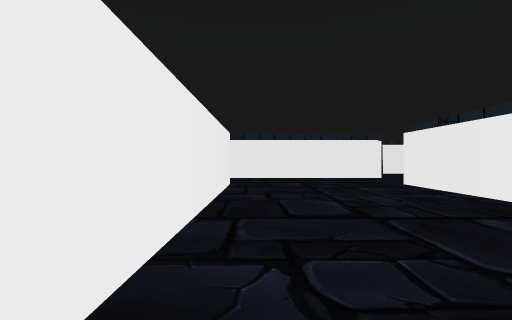
view 1 (above)

24 first-person views from a walk through a 3-D level made in the Unity game engine. The camera is 1.2 m above the floor, looks level and sees 90° across. The floor is counted in squares, 2 m on a side. Each view is taken from the middle of a square. On the plan, view 1 faces up. The plan holds only what a view shows up to about 9 squares ahead; the rest is blank. The place goes on beyond the plan. The player is left out.

view 2
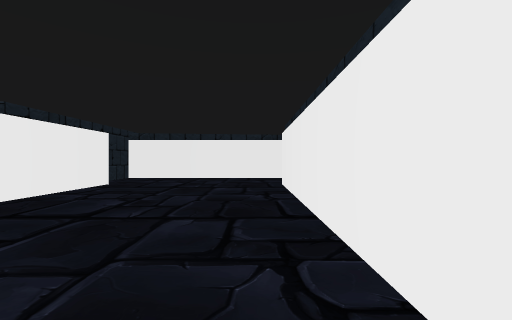

view 3
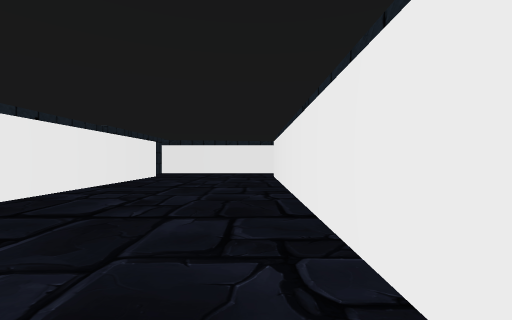

view 4
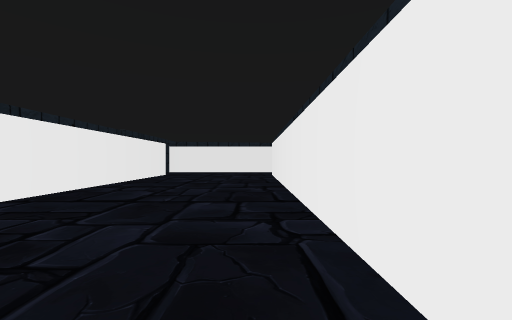

view 5
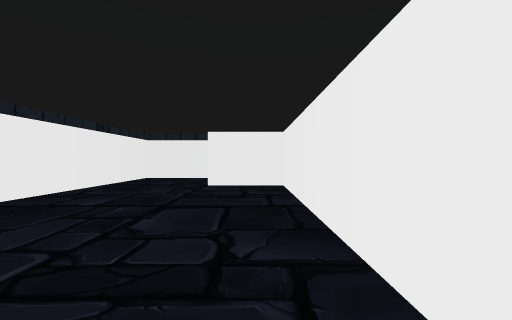

view 6
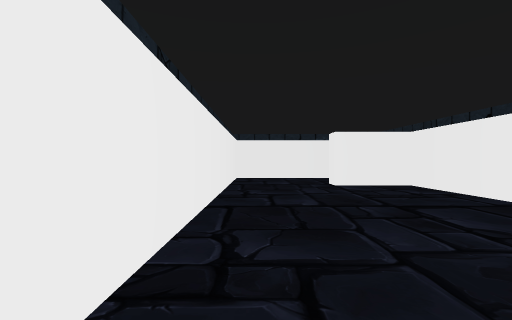

view 7
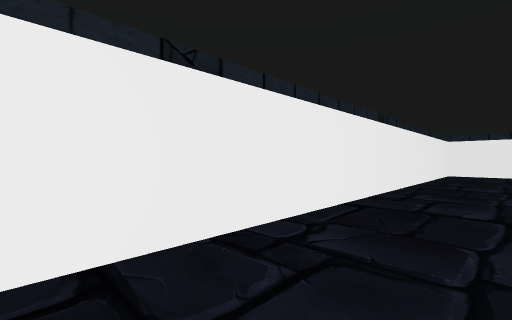

view 8
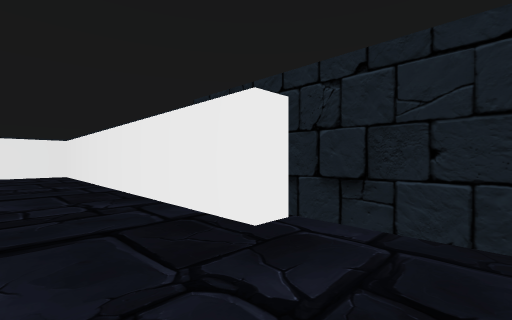

view 9
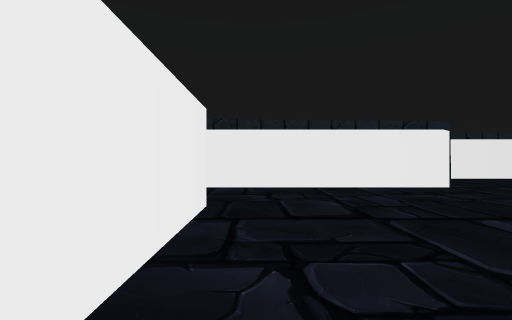

view 10
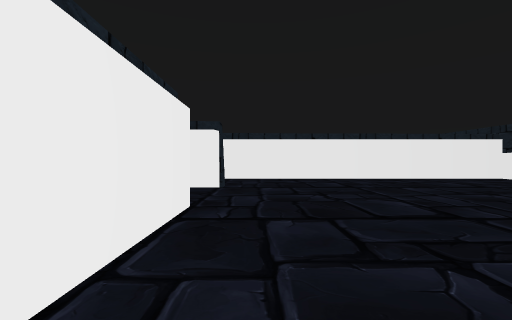

view 11
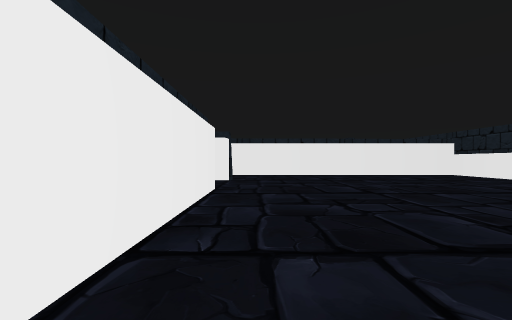

view 12
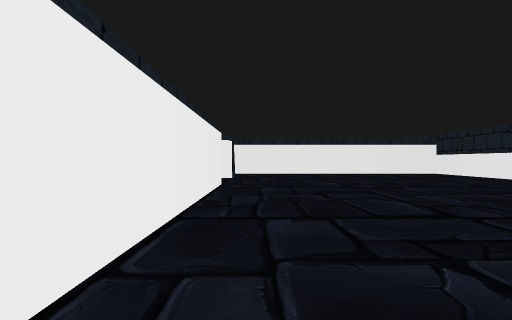

view 13
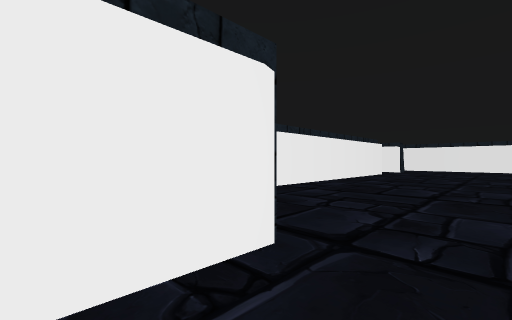

view 14
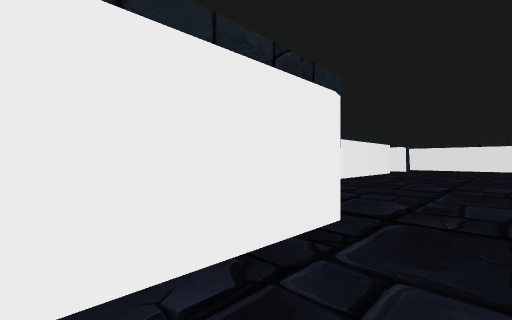

view 15
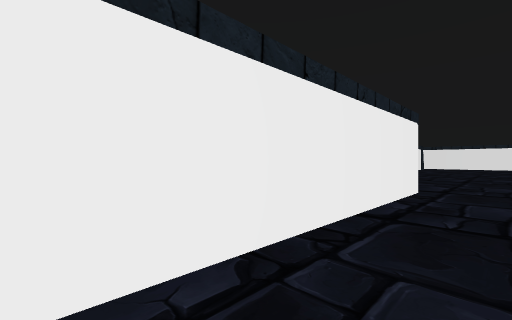

view 16
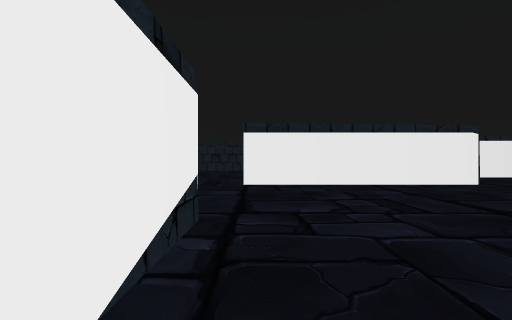

view 17
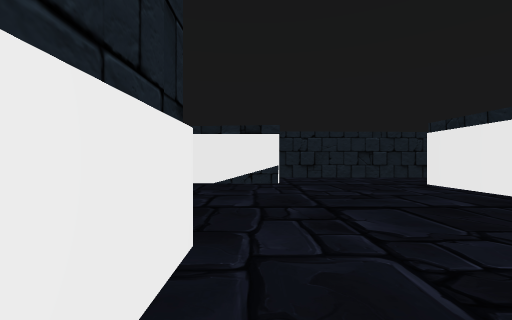

view 18
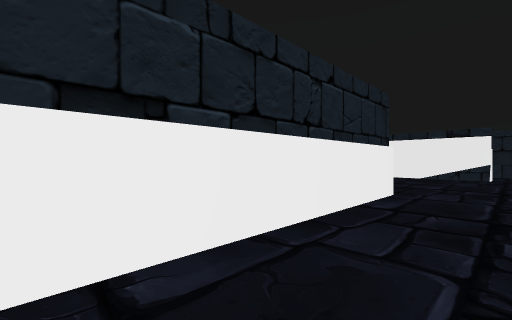

view 19
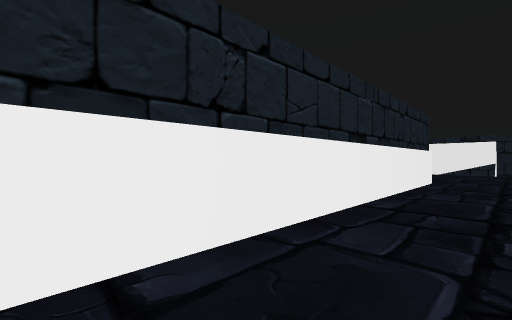

view 20
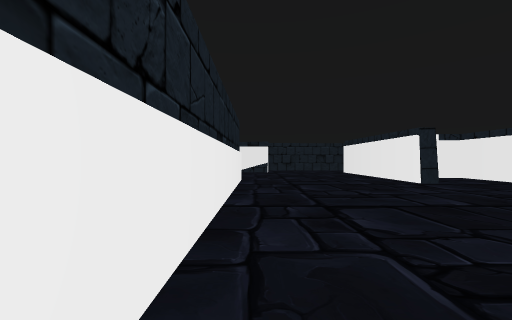

view 21
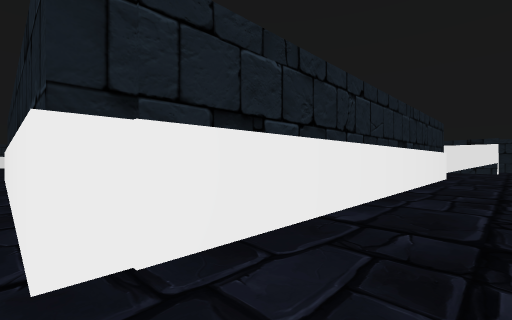

view 22
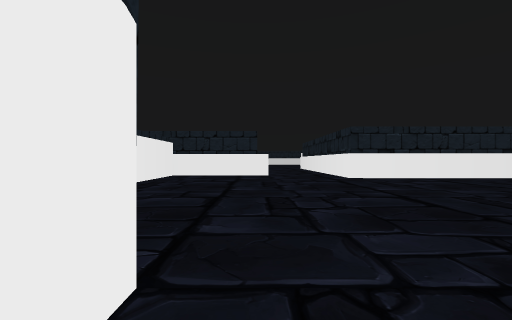

view 23
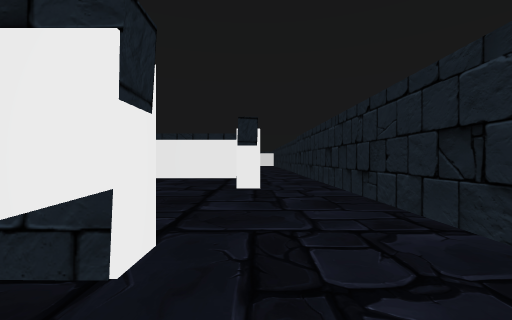

view 24
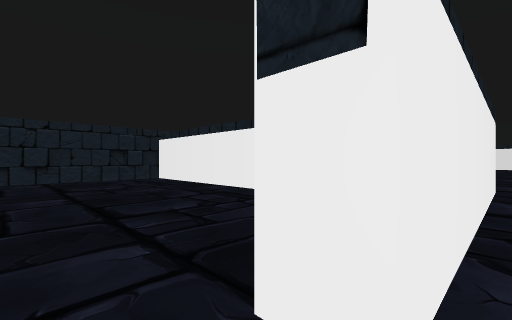

### Floor plan
Ten units are one square. View 1 is at (0, 0); x grows to the right and y downward. Boxes are objects, and circles mark ways between rooms. Rooms are numbered by the first view taken in them; rooms with no view inside come last. Other rooms are left out.
<svg viewBox="-18 -117 163 240">
<path fill="none" stroke="#000" d="M36 26 36 -64M41 -86 -13 -86 -12 -63 -6 -63 -6 30 11 30M11 30 11 36M5 56 36 56 36 26M63 35 68 35 68 93M114 49 114 -49 134 -49M41 39 41 56 49 56M41 -64 41 12M129 -79 129 -112 39 -112M104 101 104 96 129 96M41 -90 41 -86M134 94 134 66M66 118 140 117M32 63 -12 63 -12 100M51 118 66 118M68 93 63 93 63 86"/>
<circle cx="25" cy="30" r="3" fill="#2a7"/>
<circle cx="40" cy="-75" r="3" fill="#2a7"/>
<circle cx="60" cy="105" r="3" fill="#2a7"/>
<text x="10" y="-30">1</text>
<text x="10" y="40">2</text>
<text x="90" y="0">3</text>
<text x="20" y="90">4</text>
</svg>
Room 1 opens to room 2. Room 1 opens to room 3. Room 3 opens to room 4.

Where each view was taken, in squares from view 1:
view 1: 0 up, 0 right, facing up
view 2: 0 up, 3 right, facing up
view 3: 3 down, 3 right, facing up
view 4: 4 down, 3 right, facing up
view 5: 3 up, 0 right, facing down
view 6: 3 up, 3 right, facing down
view 7: 6 up, 2 right, facing down-right
view 8: 8 up, 1 right, facing down-left
view 9: 3 up, 0 right, facing up
view 10: 3 up, 5 right, facing up
view 11: 1 up, 5 right, facing up
view 12: 0 up, 5 right, facing up
view 13: 5 down, 8 right, facing up-left
view 14: 6 down, 8 right, facing up-left
view 15: 9 down, 8 right, facing up-left
view 16: 9 down, 13 right, facing left
view 17: 3 down, 11 right, facing down
view 18: 0 up, 10 right, facing down-right
view 19: 3 up, 10 right, facing down-right
view 20: 3 up, 11 right, facing down
view 21: 5 up, 10 right, facing down-right
view 22: 8 up, 3 right, facing right
view 23: 10 down, 5 right, facing right
view 24: 10 down, 7 right, facing up-left
